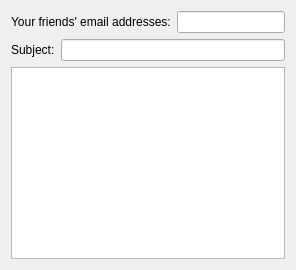
  <widget class="ConnectFriendPage" name="EmailPage">
   <property name="title">
    <string>Invite Friends by Email</string>
   </property>
   <property name="subTitle">
    <string>Enter your friends' email addresses (separate each one with a semicolon)</string>
   </property>
   <attribute name="pageId">
    <string notr="true">ConnectFriendWizard::Page_Email</string>
   </attribute>
   <layout class="QVBoxLayout" name="verticalLayout_9">
    <item>
     <layout class="QHBoxLayout" name="horizontalLayout_5">
      <item>
       <widget class="QLabel" name="addressLabel">
        <property name="text">
         <string>Your friends' email addresses:</string>
        </property>
       </widget>
      </item>
      <item>
       <widget class="QLineEdit" name="addressEdit">
        <property name="whatsThis">
         <string>Enter Friends Email addresses</string>
        </property>
       </widget>
      </item>
     </layout>
    </item>
    <item>
     <layout class="QHBoxLayout" name="horizontalLayout_6">
      <item>
       <widget class="QLabel" name="subjectLabel">
        <property name="text">
         <string>Subject:</string>
        </property>
       </widget>
      </item>
      <item>
       <widget class="QLineEdit" name="subjectEdit"/>
      </item>
     </layout>
    </item>
    <item>
     <widget class="QPlainTextEdit" name="inviteTextEdit">
      <property name="readOnly">
       <bool>true</bool>
      </property>
     </widget>
    </item>
   </layout>
  </widget>
